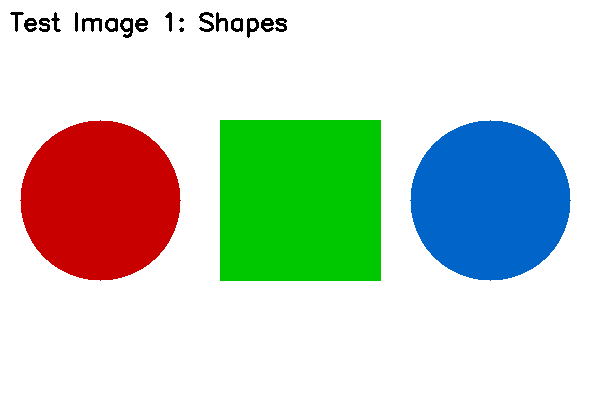
#> input picture color_detector/test_image1_shapes.png, 600 x 400 px; its folder holds only this picture in this run
$ python -i color_detector_gui.py   (imports and definitions only)
#> lines starting #> are read from the running program, lines starting #| are printed output that depends on the picture; after the words box and inside, x2 and y2 are one past the last pixel; in counts of white or black regions, pixels touching at a corner belong together
#> further down, picture is the input picture: shape (400, 600, 3); mean B, G, R 199.6, 212.9, 199.6
"""
Color Detector GUI
==================
A tkinter interface for the OpenCV color detector.

Features:
  * Pick a folder of images — cycle through them with Next / Previous / Random
  * Top colors panel — every detected color ranked by % coverage
  * Click anywhere on the image to identify the color at that exact spot
  * Toggle bounding-box overlay on/off
  * Works with .png, .jpg, .jpeg, .bmp, .webp

Requires:  pip install opencv-python numpy pillow
Run with:  python color_detector_gui.py
"""

import os
import random
import sys
import tkinter as tk
from tkinter import filedialog, ttk

import cv2
import numpy as np
from PIL import Image, ImageTk

# ── Color definitions ──────────────────────────────────────────────────────────
# COMPLETE PARTITION of HSV space — every possible (H,S,V) pixel maps to
# exactly ONE color, so "Unknown" is impossible.
#
# Design (OpenCV HSV: H 0-180, S 0-255, V 0-255):
#   Achromatic:  V<=45 -> Black | S<=35 & V>=200 -> White | S<=35 -> Gray
#   Chromatic (S>=36, V>=46): 10 hue bands from the standard color wheel,
#   each split into three tiers:
#       dark   (low V)              e.g. Maroon, Brown, Navy, Plum
#       vivid  (high S, high V)     e.g. Red, Orange, Blue, Magenta
#       soft   (low S, high V)      e.g. Salmon, Tan, Sky Blue, Lavender
#
# Hue bands (degrees/2): Red 0-5 & 172-180 | Orange 6-19 | Yellow 20-32 |
#   Lime 33-44 | Green 45-87 | Cyan 88-100 | Blue 101-125 | Violet 126-144 |
#   Magenta 145-159 | Pink 160-171
COLORS = {
    # ── Red band  H 0-5 & 172-180 ─────────────────────────────────────────────
    "Red": (
        [(np.array([0,   150, 121]), np.array([5,   255, 255])),
         (np.array([172, 150, 121]), np.array([180, 255, 255]))],
        (0, 0, 220),
    ),
    "Salmon": (
        [(np.array([0,   36,  121]), np.array([5,   149, 255])),
         (np.array([172, 36,  121]), np.array([180, 149, 255]))],
        (122, 160, 250),
    ),
    "Maroon": (
        [(np.array([0,   36,  46]),  np.array([5,   255, 120])),
         (np.array([172, 36,  46]),  np.array([180, 255, 120]))],
        (32, 32, 128),
    ),
    # ── Orange band  H 6-19  (Brown gets a taller V range: browns are dark
    #    oranges and real-world browns reach V~160) ────────────────────────────
    "Orange": (
        [(np.array([6,   150, 170]), np.array([19,  255, 255]))],
        (0, 140, 255),
    ),
    "Tan": (
        [(np.array([6,   36,  170]), np.array([19,  149, 255]))],
        (140, 180, 210),
    ),
    "Brown": (
        [(np.array([6,   36,  46]),  np.array([19,  255, 169]))],
        (42, 75, 130),
    ),
    # ── Yellow band  H 20-32  (dark yellow = olive, reaches V~150) ────────────
    "Yellow": (
        [(np.array([20,  150, 150]), np.array([32,  255, 255]))],
        (0, 220, 220),
    ),
    "Beige": (
        [(np.array([20,  36,  150]), np.array([32,  149, 255]))],
        (179, 222, 245),
    ),
    "Olive": (
        [(np.array([20,  36,  46]),  np.array([32,  255, 149])),
         (np.array([33,  36,  46]),  np.array([44,  255, 120]))],  # + dark lime
        (0, 128, 128),
    ),
    # ── Lime band  H 33-44 (true chartreuse only — green starts at 45) ────────
    "Lime": (
        [(np.array([33,  150, 121]), np.array([44,  255, 255]))],
        (0, 255, 127),
    ),
    # ── Green band  H 45-87 ───────────────────────────────────────────────────
    "Green": (
        [(np.array([45,  150, 121]), np.array([87,  255, 255]))],
        (0, 170, 0),
    ),
    "Sage": (   # soft/pale greens, spans lime+green bands
        [(np.array([33,  36,  121]), np.array([87,  149, 255]))],
        (154, 190, 178),
    ),
    "Dark Green": (
        [(np.array([45,  36,  46]),  np.array([87,  255, 120]))],
        (0, 100, 0),
    ),
    # ── Cyan band  H 88-100  (dark cyan = teal, reaches V~140) ────────────────
    "Cyan": (
        [(np.array([88,  150, 140]), np.array([100, 255, 255]))],
        (255, 220, 0),
    ),
    "Seafoam": (
        [(np.array([88,  36,  140]), np.array([100, 149, 255]))],
        (191, 226, 159),
    ),
    "Teal": (
        [(np.array([88,  36,  46]),  np.array([100, 255, 139]))],
        (128, 128, 0),
    ),
    # ── Blue band  H 101-125 ──────────────────────────────────────────────────
    "Blue": (
        [(np.array([101, 150, 121]), np.array([125, 255, 255]))],
        (220, 50, 0),
    ),
    "Sky Blue": (
        [(np.array([101, 36,  121]), np.array([125, 149, 255]))],
        (235, 206, 135),
    ),
    "Navy": (
        [(np.array([101, 36,  46]),  np.array([125, 255, 120]))],
        (128, 30, 0),
    ),
    # ── Violet band  H 126-144 ────────────────────────────────────────────────
    "Purple": (
        [(np.array([126, 150, 121]), np.array([144, 255, 255]))],
        (255, 0, 160),
    ),
    "Lavender": (
        [(np.array([126, 36,  121]), np.array([144, 149, 255]))],
        (250, 180, 230),
    ),
    "Indigo": (
        [(np.array([126, 36,  46]),  np.array([144, 255, 120]))],
        (130, 0, 75),
    ),
    # ── Magenta band  H 145-159 ───────────────────────────────────────────────
    "Magenta": (
        [(np.array([145, 150, 121]), np.array([159, 255, 255]))],
        (255, 0, 255),
    ),
    "Orchid": (
        [(np.array([145, 36,  121]), np.array([159, 149, 255]))],
        (214, 112, 218),
    ),
    "Plum": (
        [(np.array([145, 36,  46]),  np.array([159, 255, 120]))],
        (133, 69, 142),
    ),
    # ── Pink band  H 160-171 ──────────────────────────────────────────────────
    "Pink": (
        [(np.array([160, 150, 121]), np.array([171, 255, 255]))],
        (180, 105, 255),
    ),
    "Light Pink": (
        [(np.array([160, 36,  121]), np.array([171, 149, 255]))],
        (193, 182, 255),
    ),
    "Berry": (
        [(np.array([160, 36,  46]),  np.array([171, 255, 120]))],
        (87, 38, 135),
    ),
    # ── Achromatic ────────────────────────────────────────────────────────────
    "Black": (
        [(np.array([0,   0,   0]),   np.array([180, 255, 45]))],
        (30, 30, 30),
    ),
    "White": (
        [(np.array([0,   0,   200]), np.array([180, 35,  255]))],
        (245, 245, 245),
    ),
    "Gray": (
        [(np.array([0,   0,   46]),  np.array([180, 35,  199]))],
        (130, 130, 130),
    ),
}

IMAGE_EXTENSIONS = (".png", ".jpg", ".jpeg", ".bmp", ".webp")
CANVAS_W, CANVAS_H = 720, 480


# ── Core detection helpers ──────────────────────────────────────────────────────
def build_mask(hsv_img, ranges):
    """Combine all HSV ranges of one color into a single binary mask."""
    mask = np.zeros(hsv_img.shape[:2], dtype=np.uint8)
    for lo, hi in ranges:
        mask = cv2.bitwise_or(mask, cv2.inRange(hsv_img, lo, hi))
    return mask


# [8 lines left out: function classify_pixel, not called in this run]


def analyze_image(bgr_img):
    """
    Run full color detection.
    Returns (results, annotated_image) where results is a list of
    (name, coverage_percent, contour_count, bgr_display_color) sorted by coverage.
    """
    hsv = cv2.cvtColor(bgr_img, cv2.COLOR_BGR2HSV)
#> hsv: shape (400, 600, 3); mean H, S, V 15.3, 70.2, 238
    hsv_blur = cv2.GaussianBlur(hsv, (7, 7), 0)
#> hsv_blur: shape (400, 600, 3); mean H, S, V 15.3, 70.2, 238
    annotated = bgr_img.copy()
    total = bgr_img.shape[0] * bgr_img.shape[1]
#> total = 240000
    kernel = cv2.getStructuringElement(cv2.MORPH_ELLIPSE, (7, 7))

    results = []
    for name, (ranges, bgr) in COLORS.items():
        mask = build_mask(hsv_blur, ranges)
        mask = cv2.morphologyEx(mask, cv2.MORPH_OPEN, kernel)
        mask = cv2.morphologyEx(mask, cv2.MORPH_CLOSE, kernel)

        contours, _ = cv2.findContours(mask, cv2.RETR_EXTERNAL, cv2.CHAIN_APPROX_SIMPLE)
        contours = [c for c in contours if cv2.contourArea(c) > 500]
        coverage = cv2.countNonZero(mask) / total * 100

        if contours and coverage >= 0.5:
            results.append((name, coverage, len(contours), bgr))
            for cnt in contours:
                x, y, w, h = cv2.boundingRect(cnt)
                cv2.rectangle(annotated, (x, y), (x + w, y + h), bgr, 2)
                label = f"{name} ({coverage:.1f}%)"
                (tw, th), _ = cv2.getTextSize(label, cv2.FONT_HERSHEY_SIMPLEX, 0.55, 1)
                cv2.rectangle(annotated, (x, y - th - 6), (x + tw + 4, y), bgr, -1)
                cv2.putText(annotated, label, (x + 2, y - 4),
                            cv2.FONT_HERSHEY_SIMPLEX, 0.55, (255, 255, 255), 1)
#> this loop made 31 passes
#> coverage on passes 1 to 12: 8.32, 0, 0, 0, 0, 0, 0, 0, 0, 0, 10.53, 0
#> (contours, coverage) on pass 30: ([[[0, 0], [0, 399], [599, 399], [599, 0]]], 69.97)
#> pass 1, in analyze_image, `mask = build_mask(hsv_blur, ranges)`:
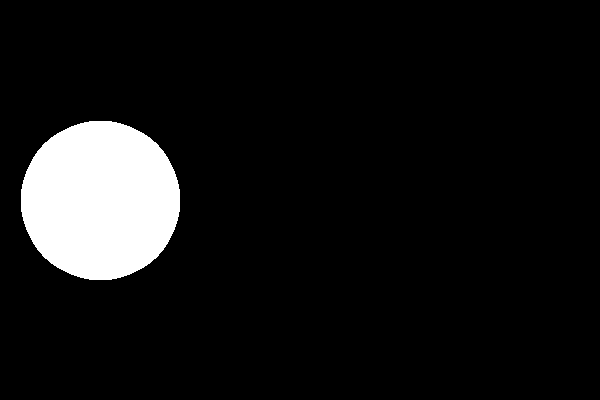
#> mask: shape (400, 600); 8.3% white; 1 white region, box (x1, y1, x2, y2) and area: (21, 121, 180, 280) 19957
#> pass 2, in analyze_image, `mask = build_mask(hsv_blur, ranges)`:
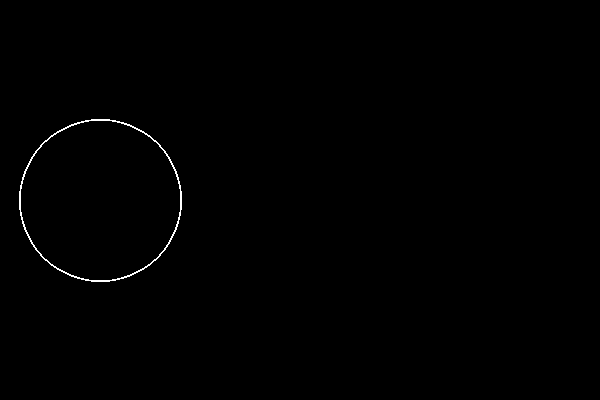
#> mask: shape (400, 600); 0.37% white in thin lines or dots, all inside (x1, y1, x2, y2) = (19, 119, 182, 282)
#> after the loop:
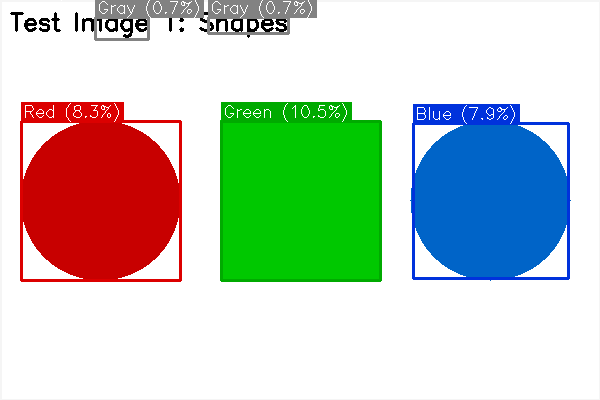
#> annotated: shape (400, 600, 3); 7.45% of pixels changed, all inside (x1, y1, x2, y2) = (0, 0, 600, 400)
#> after the loop:
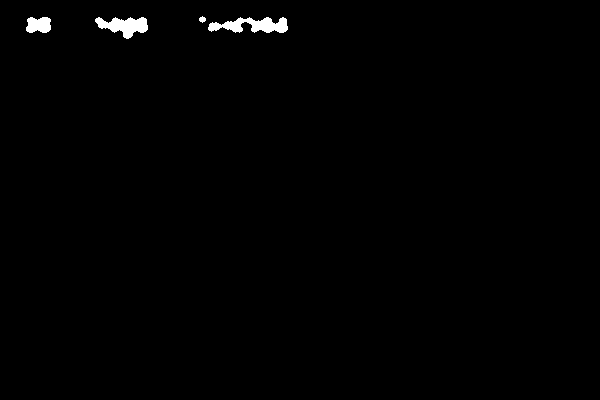
#> mask: shape (400, 600); 0.75% white; 4 white regions, box (x1, y1, x2, y2) and area: (208, 17, 288, 33) 768, (95, 17, 148, 39) 661, (26, 17, 51, 33) 334, (199, 16, 206, 23) 33
#> after the loop, results = [('Red', 8.32, 1, (0, 0, 220)), ('Green', 10.53, 1, (0, 170, 0)), ('Blue', 7.91, 1, (220, 50, 0)), ('White', 69.97, 1, (245, 245, 245)), ('Gray', 0.748, 2, (130, 130, 130))]

    results.sort(key=lambda r: r[1], reverse=True)
    return results, annotated


def bgr_to_hex(bgr):
    """Convert an OpenCV (B,G,R) tuple to a tkinter hex color string."""
    return f"#{bgr[2]:02x}{bgr[1]:02x}{bgr[0]:02x}"


# ── GUI application ─────────────────────────────────────────────────────────────
class ColorDetectorApp:
    # [225 lines left out: functions __init__, _build_layout, pick_folder, next_image, prev_image, random_image and 6 more, not called in this run]


# [4 lines not run here, left out]

>>> import cv2
>>> picture = cv2.imread('test_image1_shapes.png')
>>> result = analyze_image(picture)
